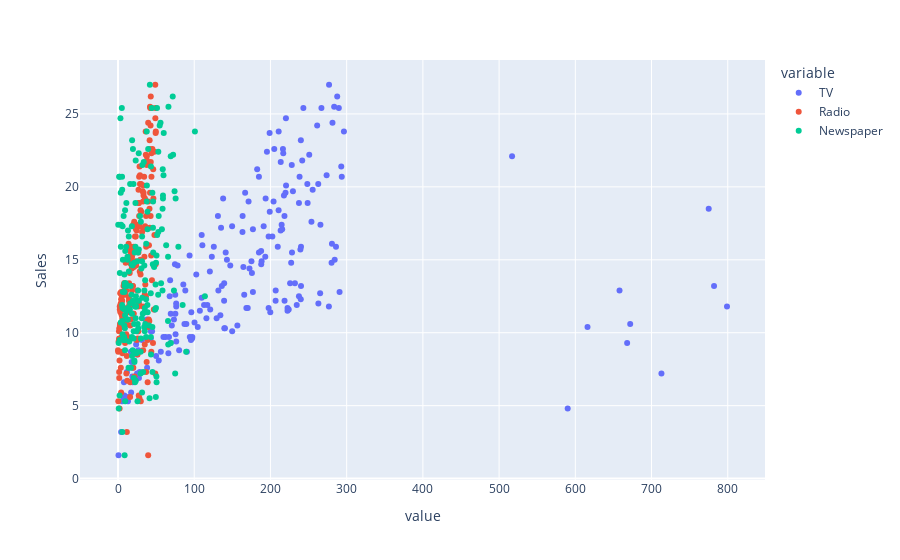

Notebook code for this chart:
### Markdown cell above
Let us explore the correlation between each of the three features and the target.

### Code cell
px.scatter(sales_data, x=['TV', 'Radio', 'Newspaper'], y='Sales')

### Figure 1 — Plotly figure (JSON) as saved in the notebook; plotly's stock layout.template omitted (floating-point values rounded to 4 significant figures; data arrays with more than 128 entries replaced by an {"elided": "..."} marker saying what was removed)
{"data": [{"hovertemplate": "variable=TV<br>value=%{x}<br>Sales=%{y}<extra></extra>", "legendgroup": "TV", "marker": {"color": "#636efa", "symbol": "circle"}, "mode": "markers", "name": "TV", "orientation": "v", "showlegend": true, "type": "scatter", "x": {"elided": "200 float values"}, "xaxis": "x", "y": {"elided": "200 float values"}, "yaxis": "y"}, {"hovertemplate": "variable=Radio<br>value=%{x}<br>Sales=%{y}<extra></extra>", "legendgroup": "Radio", "marker": {"color": "#EF553B", "symbol": "circle"}, "mode": "markers", "name": "Radio", "orientation": "v", "showlegend": true, "type": "scatter", "x": {"elided": "200 float values"}, "xaxis": "x", "y": {"elided": "200 float values"}, "yaxis": "y"}, {"hovertemplate": "variable=Newspaper<br>value=%{x}<br>Sales=%{y}<extra></extra>", "legendgroup": "Newspaper", "marker": {"color": "#00cc96", "symbol": "circle"}, "mode": "markers", "name": "Newspaper", "orientation": "v", "showlegend": true, "type": "scatter", "x": {"elided": "200 float values"}, "xaxis": "x", "y": {"elided": "200 float values"}, "yaxis": "y"}], "layout": {"legend": {"title": {"text": "variable"}, "tracegroupgap": 0}, "margin": {"t": 60}, "xaxis": {"anchor": "y", "domain": [0, 1], "title": {"text": "value"}}, "yaxis": {"anchor": "x", "domain": [0, 1], "title": {"text": "Sales"}}}}
